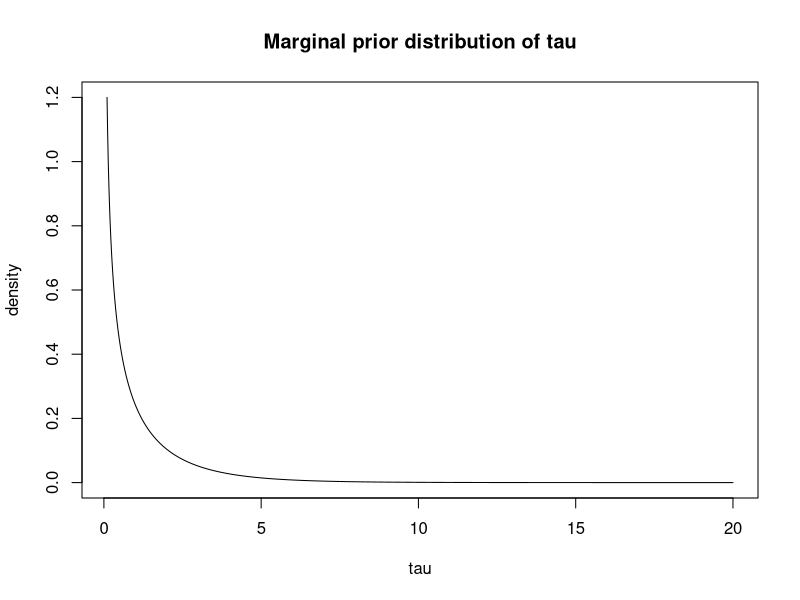
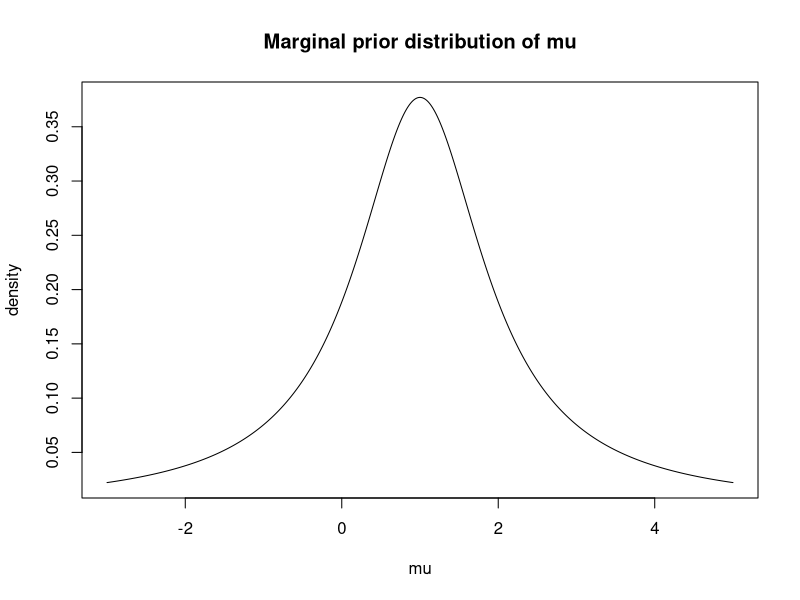
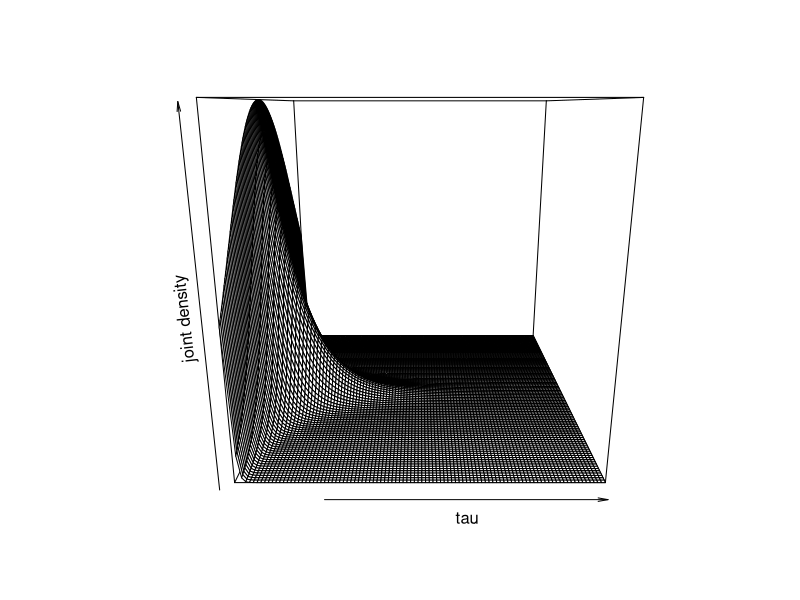
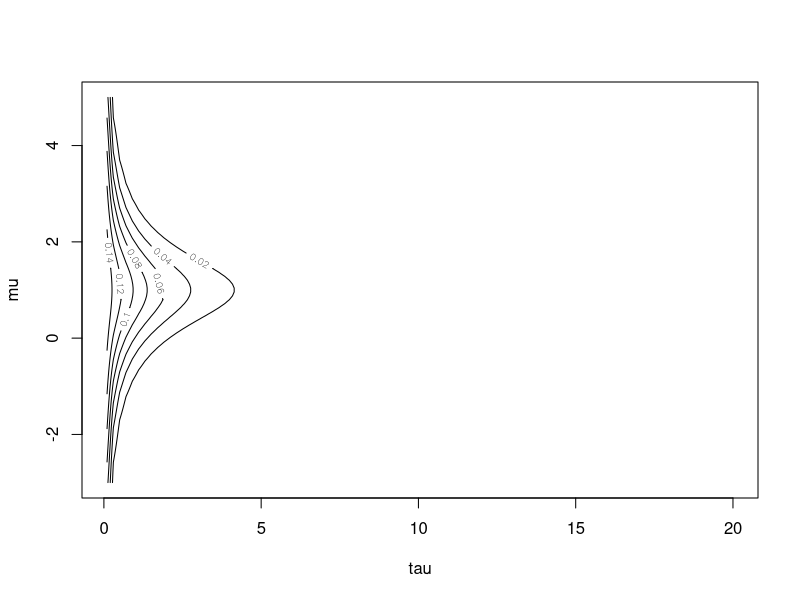
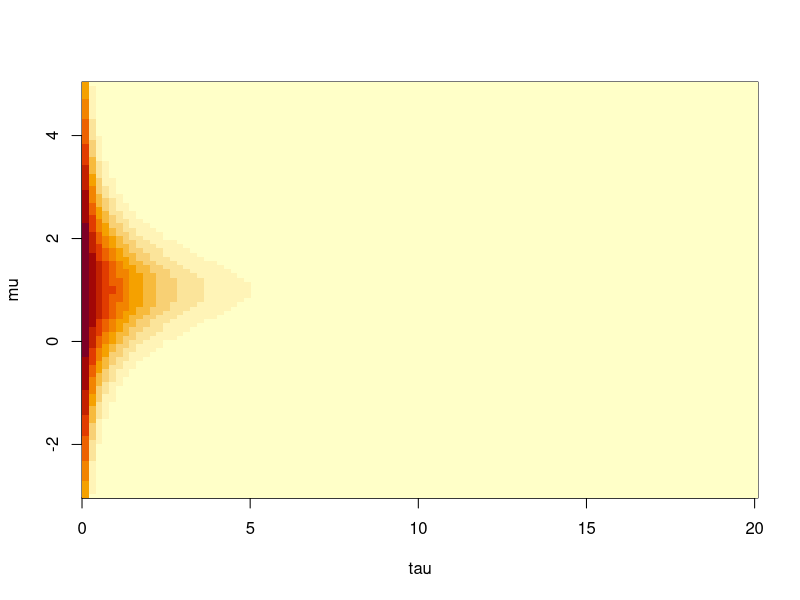
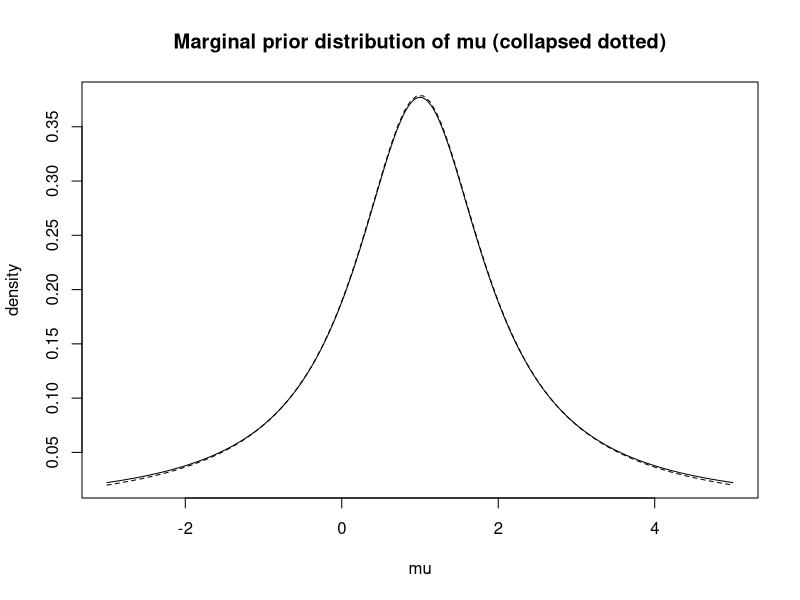
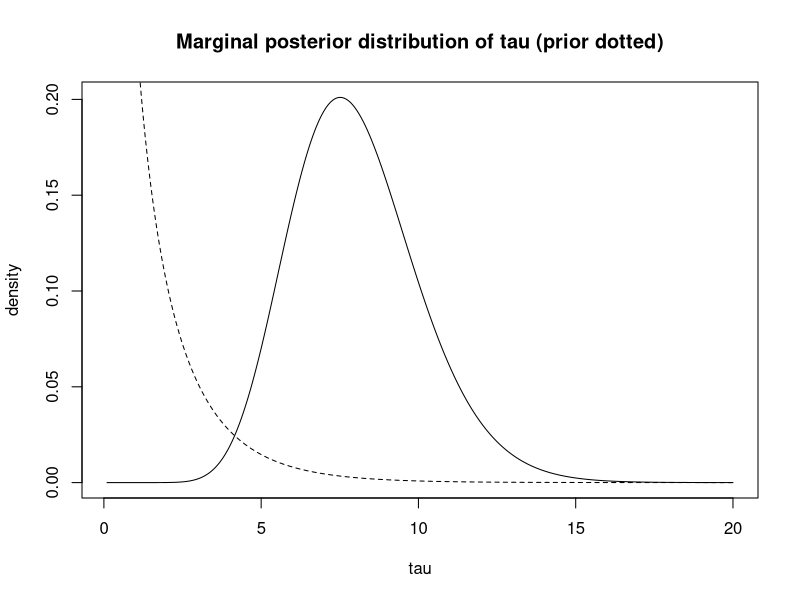
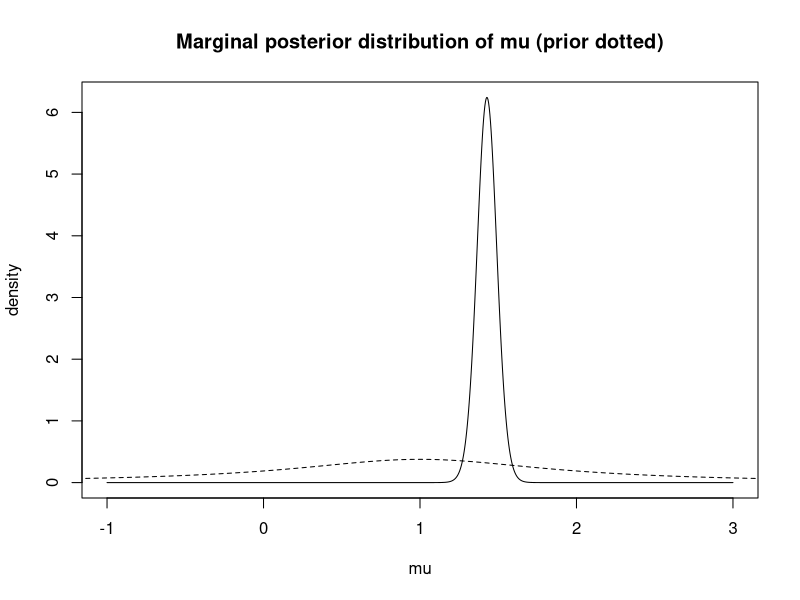

The R script that drew these images, in order:
# Problem 8.6.16

# The data - lactic acid concentrations in cheese
x10 <- c(0.86,1.53,1.57,1.81,0.99,1.09,1.29,1.78,1.29,1.58)
x20 <- c(1.68,1.9,1.06,1.3,1.52,1.74,1.16,1.49,1.63,1.99,
         1.15,1.33,1.44,2.01,1.31,1.46,1.72,1.25,1.08,1.25)
x <- c(x10,x20)
n <- length(x); n
xbar <- mean(x); xbar
snsq <- (n-1)*var(x); snsq

# Prior hyperparameters from Example 8.6.2
mu0 <- 1
lambda0 <- 1
alpha0 <- 0.5
beta0 <- 0.5

# Marginal prior for tau
x1 <- seq(0.1,20,length=1000)
y1 <- dgamma(x1,alpha0,beta0)
plot(x1,y1,type="l",xlab="tau",ylab="density",
  main="Marginal prior distribution of tau")

# Marginal prior for mu
x2 <- seq(-3,5,length=1000)
dx2 <- x2[2]-x2[1]
U <- sqrt((lambda0*alpha0)/beta0)*(x2-mu0)
y2 <- dt(U,2*alpha0)
plot(x2,y2/(sum(y2)*dx2),type="l",xlab="mu",ylab="density",
  main="Marginal prior distribution of mu")

# Joint prior distribution of mu and tau
x3 <- seq(.1,20,length=100)
y3 <- seq(-3,5,length=100)
xy <- expand.grid(x3,y3)
z3 <- dgamma(xy[,1],alpha0,beta0)*dnorm(xy[,2],mu0,1/sqrt(lambda0*xy[,1]))
z3mat <- matrix(z3,ncol=100)
persp(x3,y3,z3mat,xlab="tau",ylab="mu",zlab="joint density")
contour(x3,y3,z3mat,xlab="tau",ylab="mu")
image(x3,y3,z3mat,xlab="tau",ylab="mu")

# Marginal prior for mu based on joint distribution above
marg.mu <- apply(z3mat,2,sum)
#sum across columns of grid/matrix
dy3 <- y3[2]-y3[1]
ht <- marg.mu/(sum(marg.mu)*dy3)
plot(x2,y2/(sum(y2)*dx2),type="l",xlab="mu",ylab="density",
  main="Marginal prior distribution of mu (collapsed dotted)")
lines(y3,ht,lty=2)

# Prior probability interval for mu
lb <- mu0 - sqrt(beta0/(lambda0*alpha0))*qt(.975,2*alpha0)
ub <- mu0 + sqrt(beta0/(lambda0*alpha0))*qt(.975,2*alpha0)
lb
ub


# Posterior hyperparameters
mu1 <- (lambda0*mu0+n*xbar)/(lambda0+n); mu1
lambda1 <- lambda0 + n ; lambda1
alpha1 <- alpha0 + (n/2) ; alpha1
beta1 <- beta0 + (snsq/2) + ((n*lambda0*(xbar-mu0)^2)/(2*(lambda0+n))); beta1

# Marginal posterior for tau
x4 <- seq(0.1,20,length=1000)
y4 <- dgamma(x4,alpha1,beta1)
plot(x4,y4,type="l",xlab="tau",ylab="density",
  main="Marginal posterior distribution of tau (prior dotted)")
lines(x1,y1,lty=2)
 
# Marginal posterior for mu
x5 <- seq(-1,3,length=1000)
dx5 <- x5[2]-x5[1]
U <- sqrt((lambda1*alpha1)/beta1)*(x5-mu1)
y5 <- dt(U,2*alpha1)
#y5 is the marginal prior based on U
plot(x5,y5/(sum(y5)*dx5),type="l",xlab="mu",ylab="density",
  main="Marginal posterior distribution of mu (prior dotted)")
lines(x2,y2/(sum(y2)*dx2),lty=2)

# Joint posterior distribution of mu and tau
x6 <- seq(.1,20,length=100)
y6 <- seq(-3,5,length=100)
xy <- expand.grid(x6,y6)
z6 <- dgamma(xy[,1],alpha1,beta1)*dnorm(xy[,2],mu1,1/sqrt(lambda1*xy[,1]))
z6mat <- matrix(z6,ncol=100)
persp(x6,y6,z6mat,xlab="tau",ylab="mu",zlab="joint density")
contour(x6,y6,z6mat,xlab="tau",ylab="mu",
  main="Joint distributions (prior=dotted, posterior=solid)")
     priorcontour <- contourLines(x3,y3,z3mat)
     templines <- function(clines) {
       lines(clines[[2]], clines[[3]],lty=2)
     }  
     invisible(lapply(priorcontour, templines))
image(x6,y6,z6mat,xlab="tau",ylab="mu")

# Marginal posterior for mu based on joint distribution above
marg.mu <- apply(z6mat,2,sum)
dy6 <- y6[2]-y6[1]
ht <- marg.mu/(sum(marg.mu)*dy6)
plot(x5,y5/(sum(y5)*dx5),type="l",xlab="mu",ylab="density",
  main="Marginal distribution of mu (prior and 2 posteriors)")
lines(y6,ht,lty=2)
lines(x2,y2/(sum(y2)*dx2),lty=4)
#y2 is marginal prior, y5 is marginal posterior, ht is marginal based on joint)

# Posterior probability interval for mu (90% interval)
lb <- mu1 - sqrt(beta1/(lambda1*alpha1))*qt(.95,2*alpha1)
ub <- mu1 + sqrt(beta1/(lambda1*alpha1))*qt(.95,2*alpha1)
lb
ub

# Posterior probability interval for mu based on marginal posterior
lbnum <- sum(cumsum(ht)/sum(ht) < .05)
lbemp <- y6[lbnum]
ubnum <- sum(cumsum(ht)/sum(ht) < .95)
ubemp <- y6[ubnum+1]
lbnum
lbemp
ubnum
ubemp

# Compare with 95% confidence interval for mu
t.test(x,conf.level=.90)$conf.int
